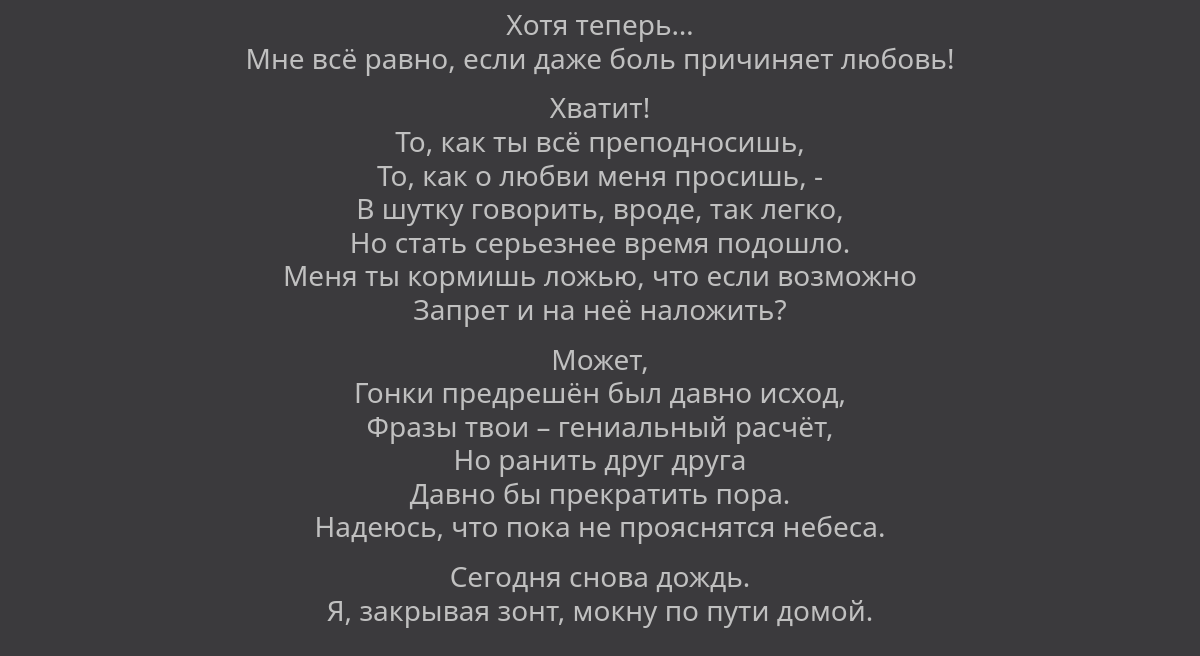
Page /songs/authors/ (lower part) on the earlier database version.
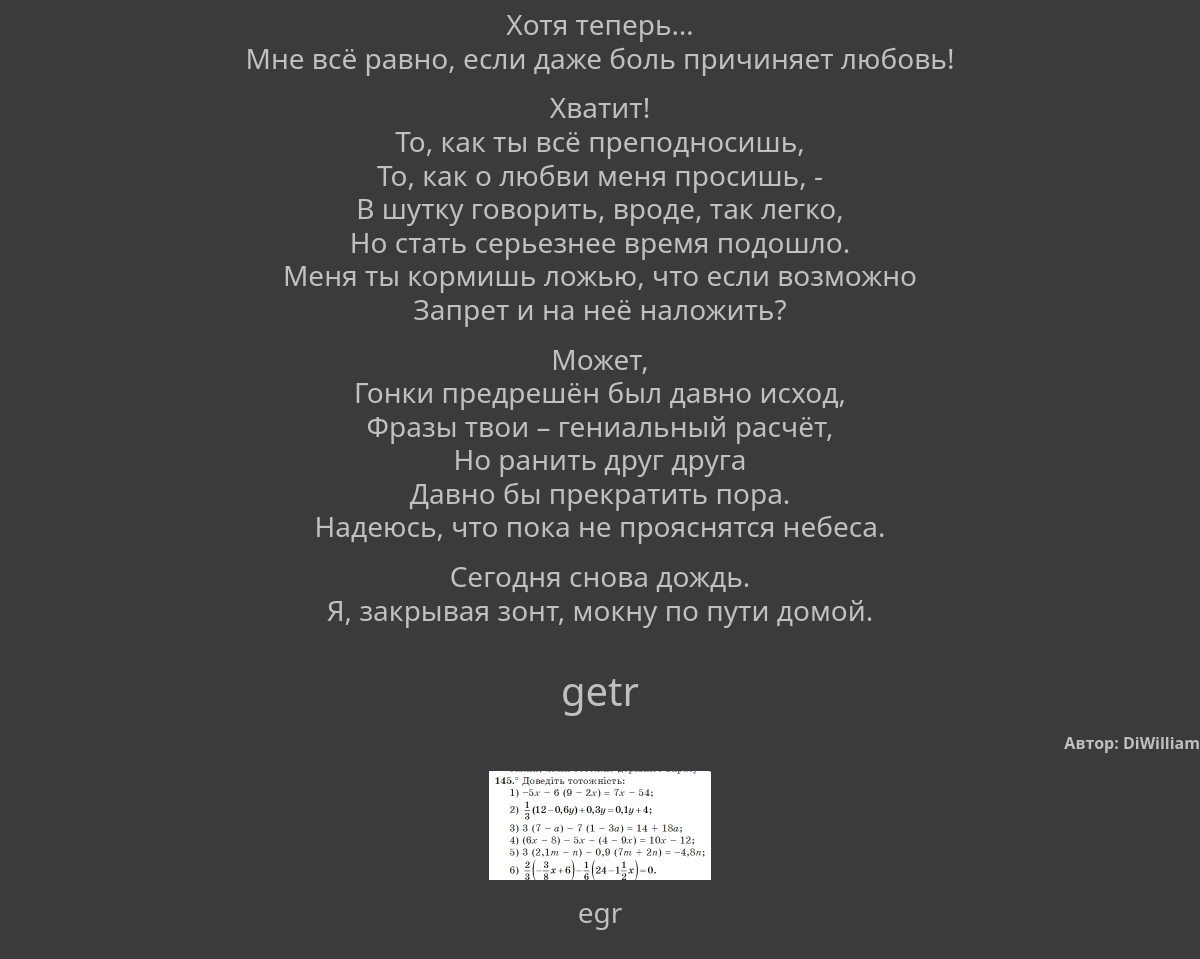
Same page on the later database version.
### funfacts/models.py (models this page shows, shortened)
class Song(models.Model):
	title = models.CharField(max_length = 255, verbose_name="Название")
	slug = models.SlugField(max_length=255, unique=True, db_index = True, verbose_name = "URL")
	author = models.ForeignKey('Author', on_delete = models.PROTECT, null = True,verbose_name='Автор', blank = True)
	content = models.TextField(verbose_name="Содержание")
	Image = models.ImageField(upload_to = 'photos/%Y/%m/%d/', verbose_name="Фото")
	Video = models.FileField(upload_to = 'files/', verbose_name = 'файл', blank = True, null = True)
	cat = models.ManyToManyField(Category, verbose_name='Жанры (Можешь выбрать несколько, разраб постарался)',related_name='category')

class Author(models.Model):
	name = models.CharField(max_length = 255)
	slug= models.SlugField(max_length=255,db_index = True, unique = True)
	def __str__(self):
		return self.name

### funfacts/views.py (the view)
# urls.py: path('songs/authors/', views.authorPage, name = "authorsPage"),
def authorPage(request):
	songs = Song.objects.all()
	context={'songs':songs, 'title':'SONGS'}
	return render(request, 'funfacts/songs.html', context=context)

### funfacts/models.py (called while the page is built)
	def get_absolute_url(self):
		return reverse('category', kwargs={'cat_slug': self.slug})

### funfacts/templatetags/funfacts_tags.py (called while the page is built)
@register.inclusion_tag('funfacts/list_authors.html')
def show_authors(sort=None, author_selected=0, category_selected=0):
	if not sort:
		authors = Author.objects.all()
		category = Category.objects.all()
	else:
		authors = Author.objects.order_by(sort)
		category = Category.objects.order_by(sort)
	return {"authors":authors, "author_selected":author_selected, "cats":category, "category_selected":category_selected}

### funfacts/templates/funfacts/songs.html (shortened to what this page needs)
{% extends 'funfacts/base.html'%}
{% load static %}
{%block content%}
{%for s in songs%}
<div align="center" class = "song_block" >
	<div class = "song_content">
<h1><p align="center">{{s.title}}</p></h1>
<b><p id='song_author' align="right">Автор: {{s.author}}</p></b>
{%if s.Image%}
<img src = '{{s.Image.url}}' >
{%endif%}
<h3><p id = 'song_content'> {{s.content|linebreaks}}</p></h3></div></div>
<br>
{%endfor%}
{%endblock%}

Differences in the rows shown:
added Song: title "getr", author "DiWilliam", Image (picture), content "egr"
